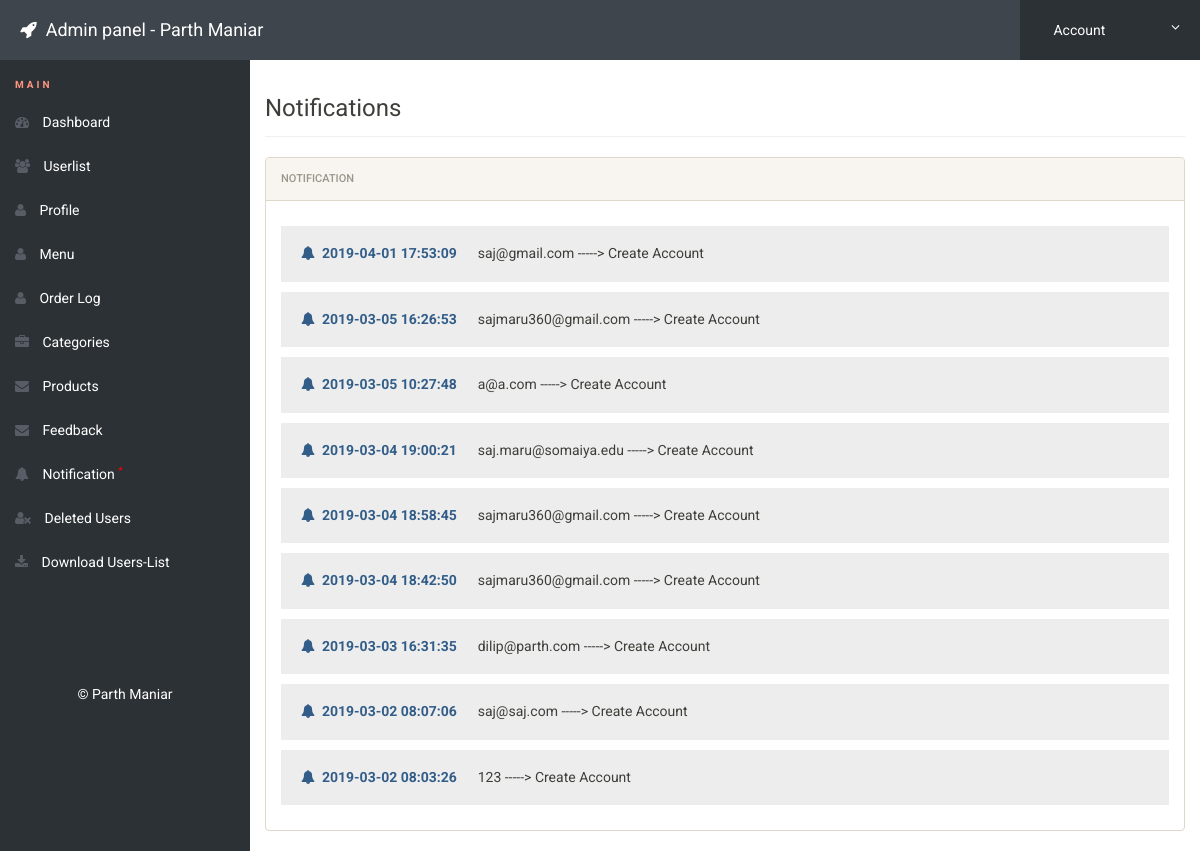
/admin/notification.php (signed in), run on the app's committed database.
### tables this page shows
CREATE TABLE `notification` (
  `id` int(11) NOT NULL,
  `notiuser` varchar(50) NOT NULL,
  `notireciver` varchar(50) NOT NULL,
  `notitype` varchar(50) NOT NULL,
  `time` timestamp NOT NULL DEFAULT CURRENT_TIMESTAMP
);

### admin/notification.php (the view, shortened to what this page needs)
<?php
include('includes/config.php');
if(strlen($_SESSION['alogin'])==0)
	{
header('location:index.php');
}
else{
?>
<!doctype html>
<html lang="en" class="no-js">
<head>
	<link rel="stylesheet" href="css/font-awesome.min.css">
	<link rel="stylesheet" href="css/bootstrap.min.css">
	<link rel="stylesheet" href="css/dataTables.bootstrap.min.css">
	<link rel="stylesheet" href="css/bootstrap-social.css">
	<link rel="stylesheet" href="css/bootstrap-select.css">
	<link rel="stylesheet" href="css/fileinput.min.css">
	<link rel="stylesheet" href="css/awesome-bootstrap-checkbox.css">
	<link rel="stylesheet" href="css/style.css">
</head>
<body>
	<?php include('includes/header.php');?>
	<div class="ts-main-content">
	<?php include('includes/leftbar.php');?>
		<div class="content-wrapper">
			<div class="container-fluid">
				<div class="row">
					<div class="col-md-12">
						<h3 class="page-title">Notifications</h3>
						<div class="row">
							<div class="col-md-12">
								<div class="panel panel-default">
									<div class="panel-heading">Notification</div>
									   <div class="panel-body">
<?php
$reciver = 'Admin';
$sql = "SELECT * from  notification where notireciver = (:reciver) order by time DESC";
$query = $dbh -> prepare($sql);
$query-> bindParam(':reciver', $reciver, PDO::PARAM_STR);
$query->execute();
$results=$query->fetchAll(PDO::FETCH_OBJ);
$cnt=1;
if($query->rowCount() > 0)
{
foreach($results as $result)
{				?>
        <h5 style="background:#ededed;padding:20px;"><i class="fa fa-bell text-primary"></i>&nbsp;&nbsp;<b class="text-primary"><?php echo htmlentities($result->time);?></b> &nbsp;&nbsp;&nbsp;&nbsp;&nbsp;<?php echo htmlentities($result->notiuser);?> -----> <?php echo htmlentities($result->notitype);?></h5>
                       <?php $cnt=$cnt+1; }} ?>
                                        </div>
                                    </div>
                                </div>
                            </div>
                        </div>
                    </div>
                </div>
            </div>
        </div>
</body>
</html>
<?php } ?>

### admin/css/style.css (style rules this page uses)
html { font-size: 14px; }
@media only screen and (min-width: 480px) { html { font-size: 17px; } }
@media only screen and (min-width: 768px) { html { font-size: 14px; } }
body { font-size: 1em; }
.panel { overflow: hidden; }
.page-title { padding-bottom: 15px; margin-bottom: 20px; border-bottom: 1px solid #f0f0f0; }
.ts-main-content .content-wrapper { padding-top: 15px; margin-top: 60px; }
@media only screen and (min-width: 992px) { .ts-main-content .content-wrapper { margin-left: 250px; } }

### data on the page
notification: time "2019-04-01 17:53:09", notiuser "saj@gmail.com", notitype "Create Account"
notification: time "2019-03-05 16:26:53", notiuser "sajmaru360@gmail.com", notitype "Create Account"
notification: time "2019-03-05 10:27:48", notiuser "a@a.com", notitype "Create Account"
notification: time "2019-03-04 19:00:21", notiuser "saj.maru@somaiya.edu", notitype "Create Account"
notification: time "2019-03-04 18:58:45", notiuser "sajmaru360@gmail.com", notitype "Create Account"
notification: time "2019-03-04 18:42:50", notiuser "sajmaru360@gmail.com", notitype "Create Account"
notification: time "2019-03-03 16:31:35", notiuser "dilip@parth.com", notitype "Create Account"
notification: time "2019-03-02 08:07:06", notiuser "saj@saj.com", notitype "Create Account"
notification: time "2019-03-02 08:03:26", notiuser "123", notitype "Create Account"
